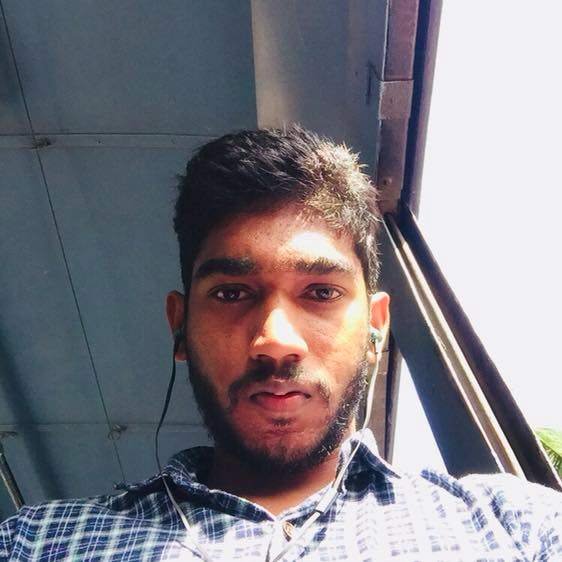
#> input picture vijesh.png, 562 x 562 px
$ python detection.py
#> lines starting #> are read from the running program, lines starting #| are printed output that depends on the picture; after the words box and inside, x2 and y2 are one past the last pixel; in counts of white or black regions, pixels touching at a corner belong together
#! /usr/bin python
# -
# hi frnds  have a fun .....vijesh
import cv2

# classifiers
face_cascade = cv2.CascadeClassifier('haarcascade_frontalface_default.xml')
eye_cascade = cv2.CascadeClassifier('haarcascade_eye.xml')

resim = cv2.imread('vijesh.png')
#> resim is the input picture: shape (562, 562, 3); mean B, G, R 131, 124.3, 126.8

gray = cv2.cvtColor(resim, cv2.COLOR_BGR2GRAY)
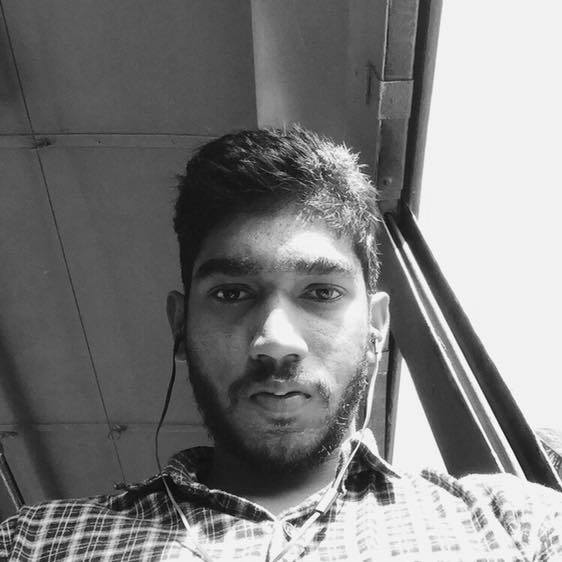
#> gray: shape (562, 562); min 2, max 255, mean 125.9
#
yuz_detect = face_cascade.detectMultiScale(gray, 1.3, 5)
#> yuz_detect = [[144, 195, 264, 264]]

for (x, y, w, h) in yuz_detect:
    cv2.rectangle(resim, (x, y), (x+w, y+h), (255, 0, 0), 2)
   #
   #
   #
    roi_gray = gray[y:y+h, x:x+w]
    roi_color = resim[y:y+h, x:x+w]
    goz_detect = eye_cascade.detectMultiScale(roi_gray)
    for (ex, ey, ew, eh) in goz_detect :
        cv2.rectangle(roi_color, (ex, ey), (ex+ew, ey+eh), (0, 255, 0), 1)
#> this loop made 1 pass
#> (x, y, w, h, goz_detect) on pass 1: (144, 195, 264, 264, [[182, 28, 22, 22], [58, 73, 53, 53], [147, 72, 54, 54]])
#> pass 1, `roi_gray = gray[y:y+h, x:x+w]`:
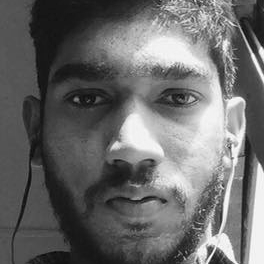
#> roi_gray: shape (264, 264); min 5, max 254, mean 105.5
#> pass 1, `roi_color = resim[y:y+h, x:x+w]`:
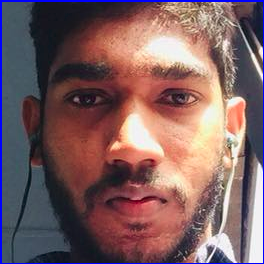
#> roi_color: shape (264, 264, 3); mean B, G, R 97.1, 95.1, 124.7
#> after the loop:
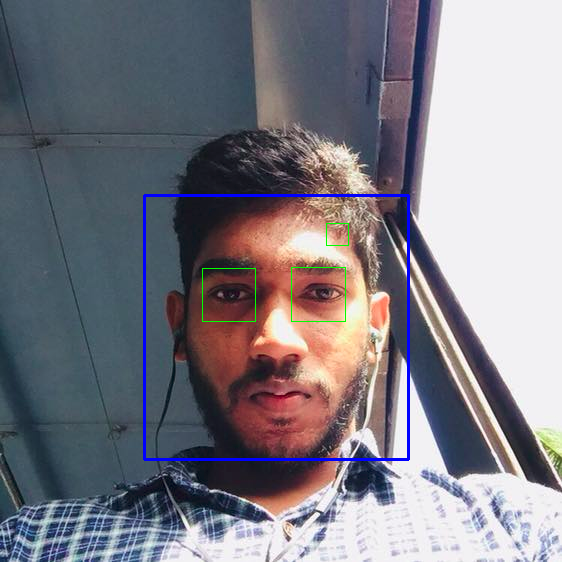
#> resim: shape (562, 562, 3); 1.17% of pixels changed, all inside (x1, y1, x2, y2) = (143, 194, 410, 461)
#> after the loop:
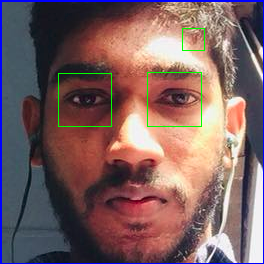
#> roi_color: shape (264, 264, 3); 0.74% of pixels changed, all inside (x1, y1, x2, y2) = (58, 28, 205, 127)

cv2.imshow('Face & Eye Detection', resim )

cv2.waitKey(0)
cv2.destroyAllWindows()
